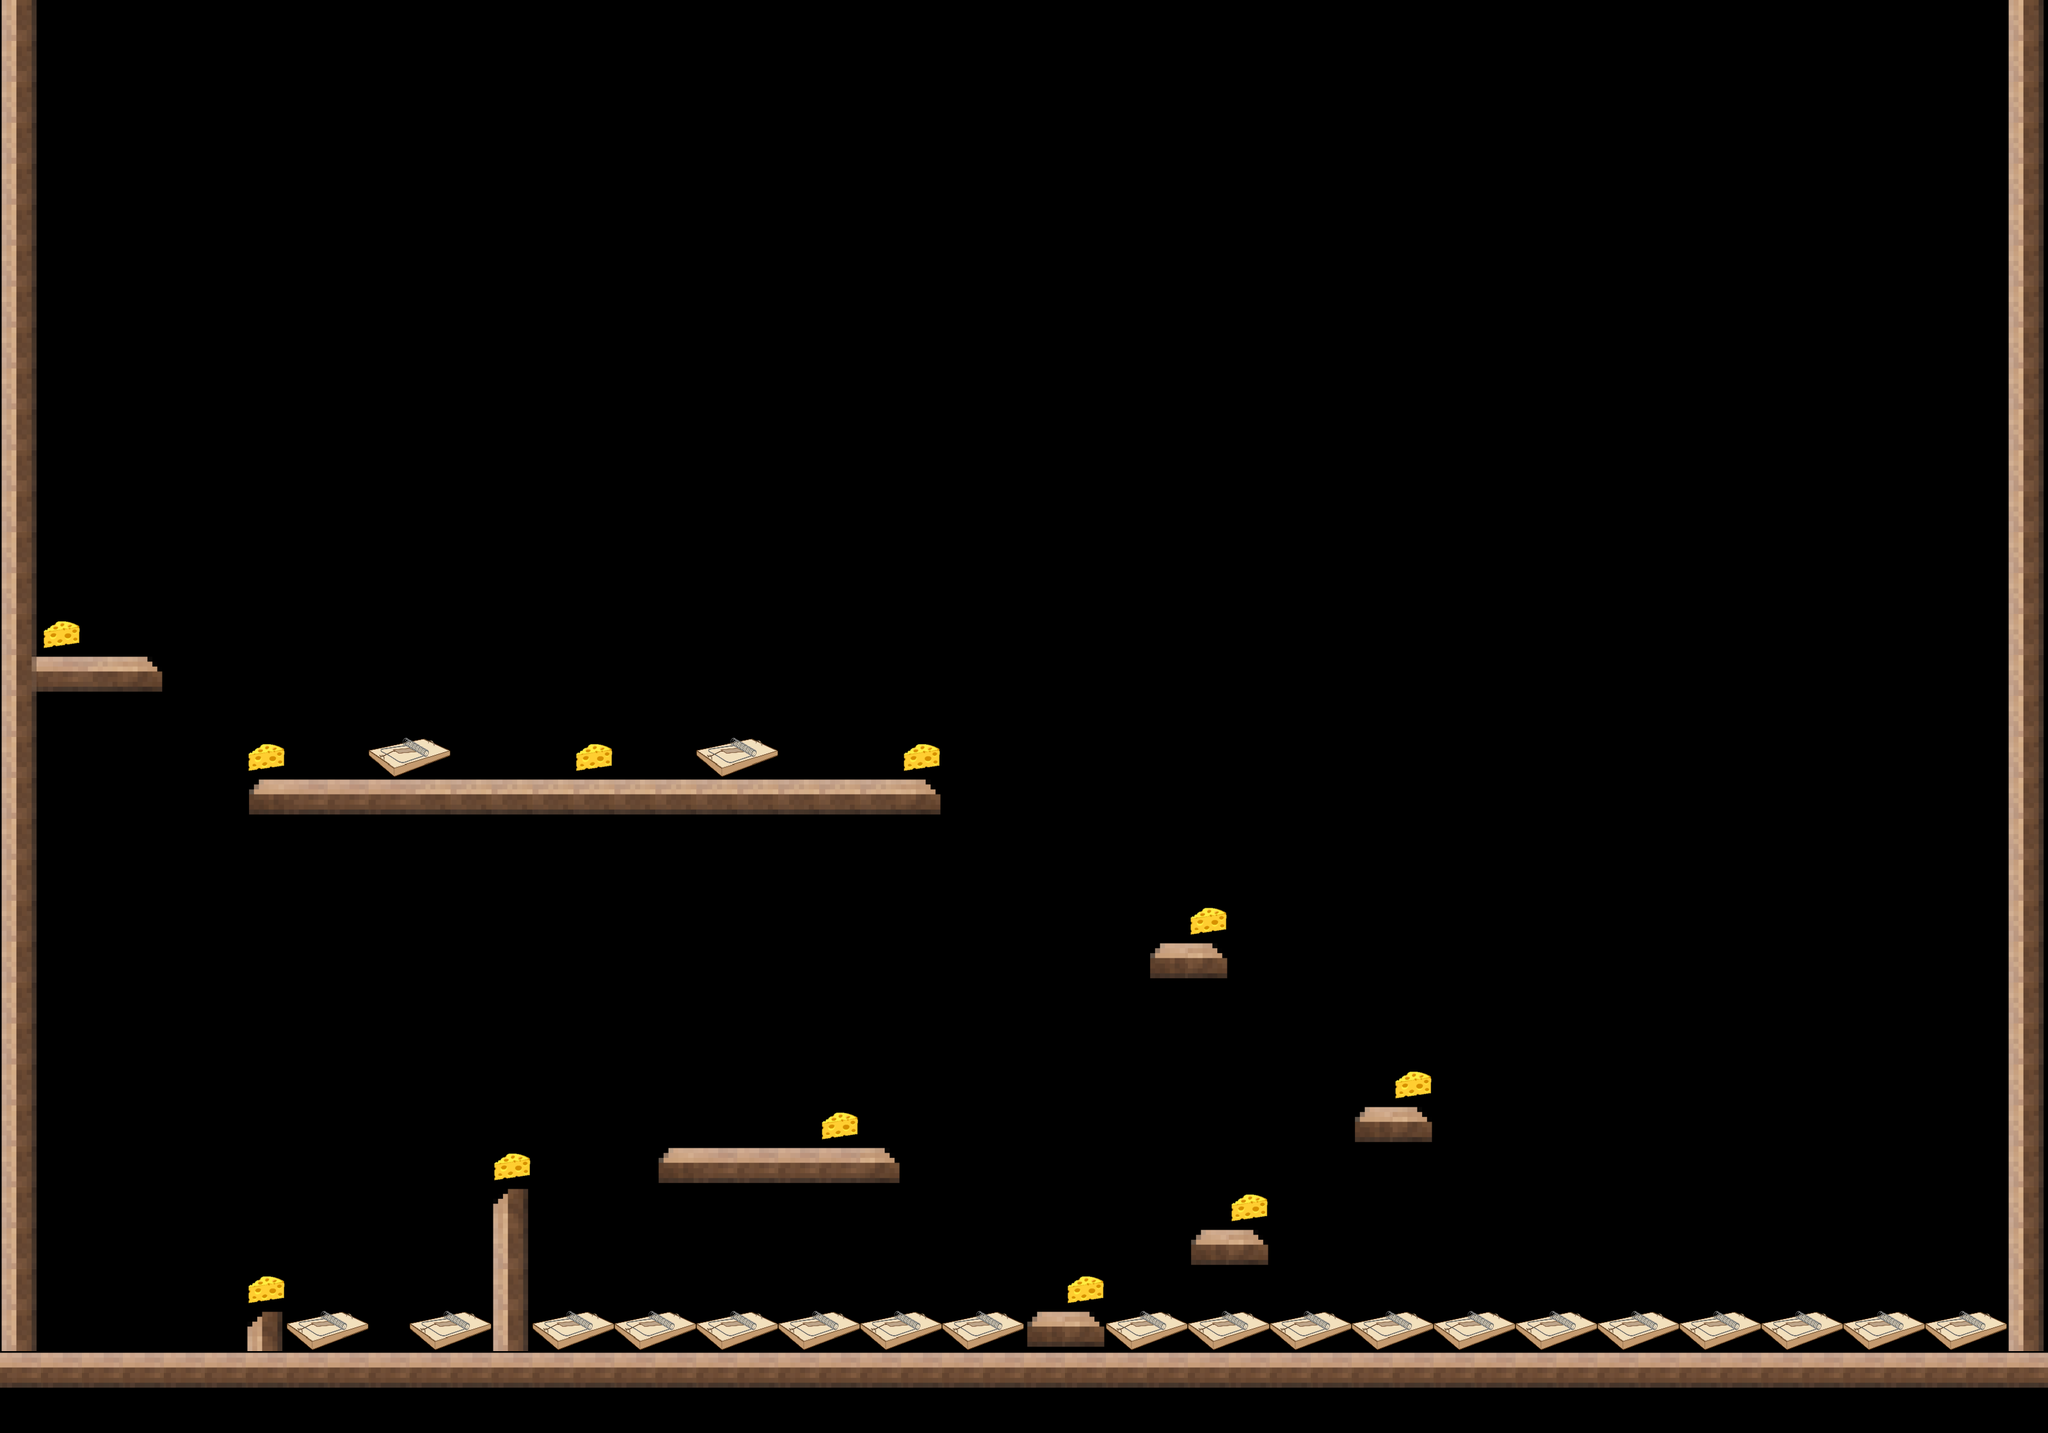

A level layout from a 2D game, rendered from its tile map. Below: a short description, then the map file with tile-grid data replaced by summaries:
An orthogonal 50x35 tile map with 64x64 px tiles, 4 tile layers (Platform, Money, wall, Trap), 4 tilesets.

<map version="1.10" tiledversion="1.11.2" orientation="orthogonal" renderorder="right-down" width="50" height="35" tilewidth="64" tileheight="64" infinite="0" nextlayerid="5" nextobjectid="1">
 <tileset firstgid="1" source="polka (3).tsx" />
 <tileset firstgid="5" source="polka_rev.tsx" />
 <tileset firstgid="9" source="mousetrap.tsx" />
 <tileset firstgid="11" source="cheese.tsx" />
 <layer id="1" name="Platform" width="50" height="35">
  <data>[1750 cells, 90 non-empty, 6 distinct tile ids]</data>
 </layer>
 <layer id="3" name="Money" width="50" height="35">
  <data>[1750 cells, 11 non-empty, 1 distinct tile ids]</data>
 </layer>
 <layer id="4" name="wall" width="50" height="35">
  <data>[1750 cells, 66 non-empty, 1 distinct tile ids]</data>
 </layer>
 <layer id="2" name="Trap" width="50" height="35">
  <data>[1750 cells, 42 non-empty, 2 distinct tile ids]</data>
 </layer>
</map>
